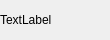
<?xml version="1.0" encoding="UTF-8"?>
<ui version="4.0">
 <class>WinDockTest</class>
 <widget class="QWidget" name="WinDockTest">
  <property name="geometry">
   <rect>
    <x>0</x>
    <y>0</y>
    <width>110</width>
    <height>40</height>
   </rect>
  </property>
  <property name="windowTitle">
   <string>Form</string>
  </property>
  <layout class="QHBoxLayout" name="horizontalLayout">
   <property name="spacing">
    <number>0</number>
   </property>
   <property name="leftMargin">
    <number>0</number>
   </property>
   <property name="topMargin">
    <number>0</number>
   </property>
   <property name="rightMargin">
    <number>0</number>
   </property>
   <property name="bottomMargin">
    <number>0</number>
   </property>
   <item>
    <widget class="QLabel" name="label">
     <property name="text">
      <string>TextLabel</string>
     </property>
    </widget>
   </item>
  </layout>
 </widget>
 <resources/>
 <connections/>
</ui>
